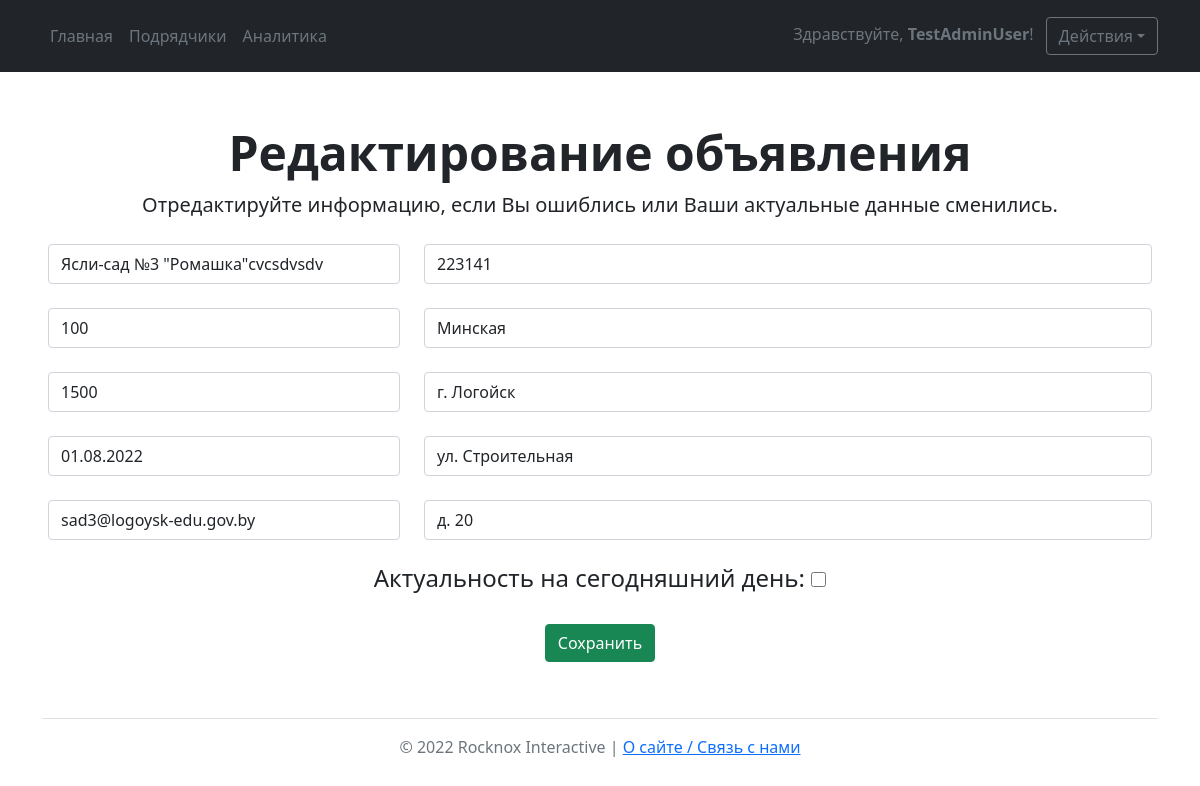
The page /editad/1 (signed in) on the database as committed earlier.
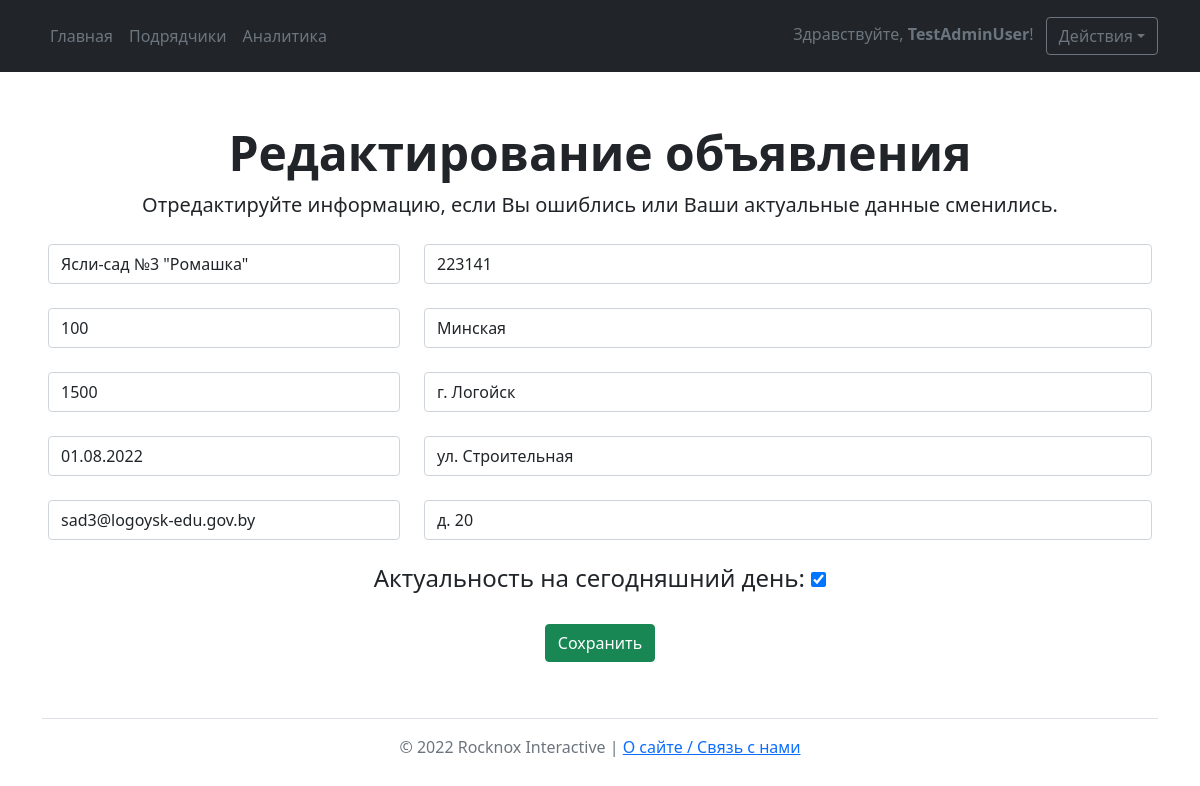
The same page on the database as committed later.
### main/models.py (models this page shows)
class Ad(models.Model):
    class Meta:
        verbose_name = 'Объявление'
        verbose_name_plural = 'Объявления'
    title = models.CharField(max_length=50, verbose_name='Название')
    area = models.IntegerField(verbose_name='Площадь заказа',
                               validators=[MinValueValidator(0), MaxValueValidator(999999)])
    budget = models.IntegerField(verbose_name='Бюджет', validators=[MinValueValidator(0), MaxValueValidator(999999)])
    deadline = models.DateField(verbose_name='Срок сдачи')
    address_index = models.IntegerField(verbose_name='[Адрес] Индекс',
                                        validators=[MinValueValidator(0), MaxValueValidator(999999)])
    address_region = models.CharField(max_length=100, verbose_name='[Адрес] Область')
    address_city = models.CharField(max_length=100, verbose_name='[Адрес] Город')
    address_street = models.CharField(max_length=100, verbose_name='[Адрес] Улица')
    address_office = models.CharField(max_length=100, verbose_name='[Адрес] Дом, корпус, помещение')
    contact = models.CharField(max_length=300, verbose_name='Контактная информация')
    actual = models.BooleanField(default=True)
    author = models.ForeignKey(User, on_delete=models.CASCADE)

### main/views.py (the view, shortened to what this page needs)
# urls.py: path('editad/<int:id>', views.EditAd),
@login_required
def EditAd(request, id):
    ad = Ad.objects.get(id=id)
    form = AddAdForm(instance=ad)
    data = {
        'form': form,
    }
    return render(request, 'edit_ad.html', data)

### main/templates/edit_ad.html (shortened to what this page needs)
{% extends 'base.html' %} {% block title %}Редактирование объявления{% endblock %} {% block mainbuttons %}
<li><a href='{% url 'main' %}' class="nav-link px-2 text-secondary">Главная</a></li>
<li><a href='{% url 'executors' %}' class="nav-link px-2 text-secondary">Подрядчики</a></li>
<li><a href='{% url 'analytics' %}' class="nav-link px-2 text-secondary">Аналитика</a></li> {% endblock %}
{% block main %}
<div class="px-4 pt-5 my-1 text-center">
    <h1 class="display-5 fw-bold">Редактирование объявления</h1>
    <div class="col-lg-12 mx-auto">
        <p class="lead mb-3">Отредактируйте информацию, если Вы ошиблись или Ваши актуальные данные сменились.</p>
    </div>
    <div class="px-4 pt-2 my-1">
        <form method="POST"> {% csrf_token %}
            <div class="row">
                <div class="col-4"> {{ form.title }}
                    <br> {{ form.area }}
                    <br> {{ form.budget }}
                    <br> {{ form.deadline }}
                    <br> {{ form.contact }}
                    <br>
                </div>
                <div class="col-8"> {{ form.address_index }}
                    <br> {{ form.address_region }}
                    <br> {{ form.address_city }}
                    <br> {{ form.address_street }}
                    <br> {{ form.address_office }}
                    <br>
                </div>
            </div>
            <h4>Актуальность на сегодняшний день: {{ form.actual }}</h4><br>
            <button class="btn btn-success" type="submit">Сохранить</button>
        </form>
    </div>
    {% endblock %}

Rows that differ between the two databases and show on the page:
changed Ad "sad3@logoysk-edu.gov.by": title "Ясли-сад №3 \"Ромашка\"cvcsdvsdv" → "Ясли-сад №3 \"Ромашка\""; actual "☐" → "☑"
